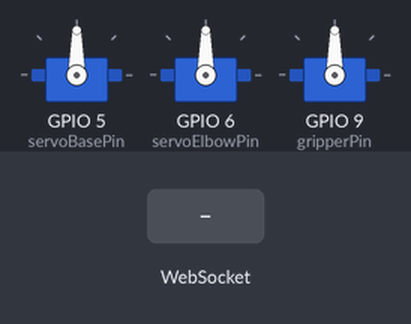
A sketch run on a simulated ESP32. Parts: 3 × servo. Inputs (shaded band) come from the test bench. WiFi joins after 1.5 s; servers stay silent unless stated; what the sketch prints to the serial monitor is not drawn.

Above: at 3.7 s.
3.8 s: WebSocket text "1" received
At 4.6 s:
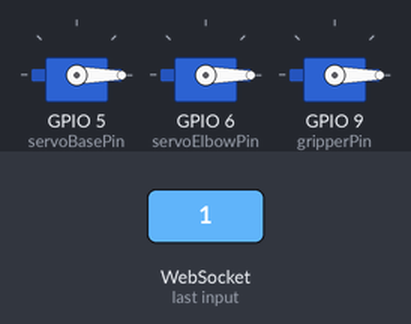
Timing chart, 0 to 6.8 s (numbered marks = the images above; inputs shaded):
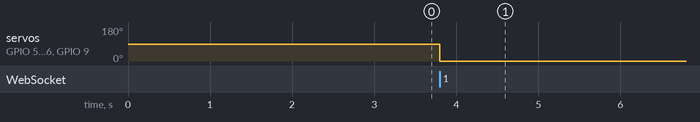

The sketch:

servo_wifi_connect_02.ino
```cpp
#include <WiFi.h>
#include "esp_wpa2.h"
#include <WebSocketsServer.h>
#include <ArduinoJson.h>
#include <ESP32Servo.h>

// --- Wi-Fi credentials ---
#define WIFI_SSID     "IITR_WIFI"
#define EAP_IDENTITY  "esp32"
#define EAP_USERNAME  "25116038"
#define EAP_PASSWORD  "Gauravss@07"

// --- WebSocket server ---
WebSocketsServer webSocket = WebSocketsServer(81);

// --- Servo objects ---
Servo servoBase;
Servo servoElbow;
Servo gripper;

// --- Pins ---
const int servoBasePin = 5;
const int servoElbowPin = 6;
const int gripperPin = 9;

// --- WebSocket Event Handler ---
void onWebSocketEvent(uint8_t num, WStype_t type, uint8_t * payload, size_t length) {

  if (type == WStype_TEXT) {

    StaticJsonDocument<200> doc;

    DeserializationError error = deserializeJson(doc, payload);

    if (error) {
      Serial.print("JSON Parse failed: ");
      Serial.println(error.f_str());
      return;
    }

    // Extract values
    int angle1 = doc[0];
    int angle2 = doc[1];
    int g      = doc[2];
    int checksum = doc[3];

    // Checksum validation
    if ((angle1 + angle2 + g) % 256 == checksum) {

      // Constrain for safety
      angle1 = constrain(angle1, 0, 180);
      angle2 = constrain(angle2, 0, 180);
      g      = constrain(g, 0, 180);

      // Move servos
      servoBase.write(angle1);
      servoElbow.write(angle2);
      gripper.write(g);

      Serial.println("Servo Updated:");
      Serial.print("Base: "); Serial.print(angle1);
      Serial.print(" | Elbow: "); Serial.print(angle2);
      Serial.print(" | Gripper: "); Serial.println(g);

    } else {
      Serial.println("Checksum FAILED ");
    }
  }
}

void setup() {
  Serial.begin(115200);
  delay(1000);

  Serial.println("Starting ESP32 WPA2-Enterprise connection...");

  // --- WiFi Setup ---
  WiFi.mode(WIFI_STA);

  esp_wifi_sta_wpa2_ent_set_identity((uint8_t *)EAP_IDENTITY, strlen(EAP_IDENTITY));
  esp_wifi_sta_wpa2_ent_set_username((uint8_t *)EAP_USERNAME, strlen(EAP_USERNAME));
  esp_wifi_sta_wpa2_ent_set_password((uint8_t *)EAP_PASSWORD, strlen(EAP_PASSWORD));
  esp_wifi_sta_wpa2_ent_enable();

  WiFi.begin(WIFI_SSID);

  Serial.print("Connecting");
  while (WiFi.status() != WL_CONNECTED) {
    delay(500);
    Serial.print(".");
  }

  Serial.println("\nWiFi connected!");
  Serial.print("IP address: ");
  Serial.println(WiFi.localIP());

  // --- Servo Setup ---
  servoBase.attach(servoBasePin, 500, 2400);
  servoElbow.attach(servoElbowPin, 500, 2400);
  gripper.attach(gripperPin, 500, 2400);

  // Home position
  servoBase.write(90);
  servoElbow.write(90);
  gripper.write(90);

  // --- WebSocket Setup ---
  webSocket.begin();
  webSocket.onEvent(onWebSocketEvent);

  Serial.println("WebSocket server started on port 81 ");
}

void loop() {
  webSocket.loop(); // keep connection alive
}
```

Measured:
- after the input at 3.8 s, servo on GPIO 5 (servoBasePin), servo on GPIO 6 (servoElbowPin), servo on GPIO 9 (gripperPin): 90° → 0° at once
